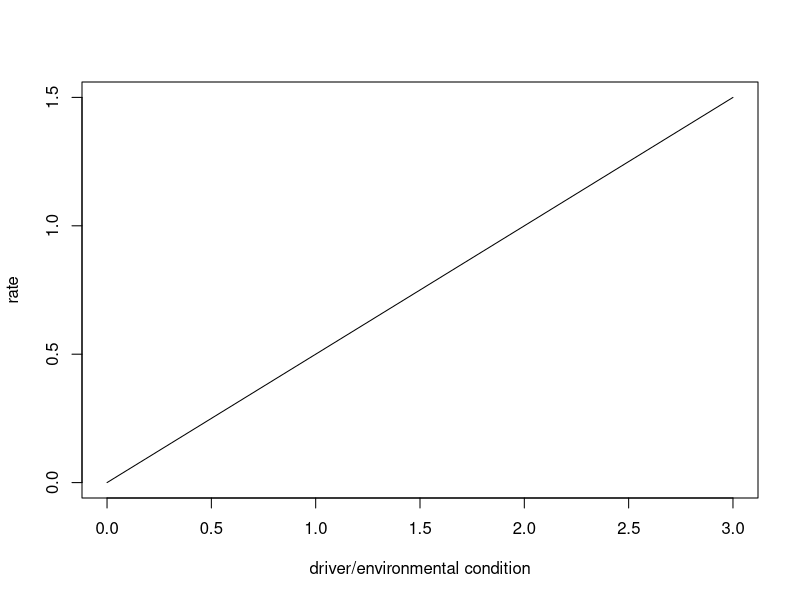
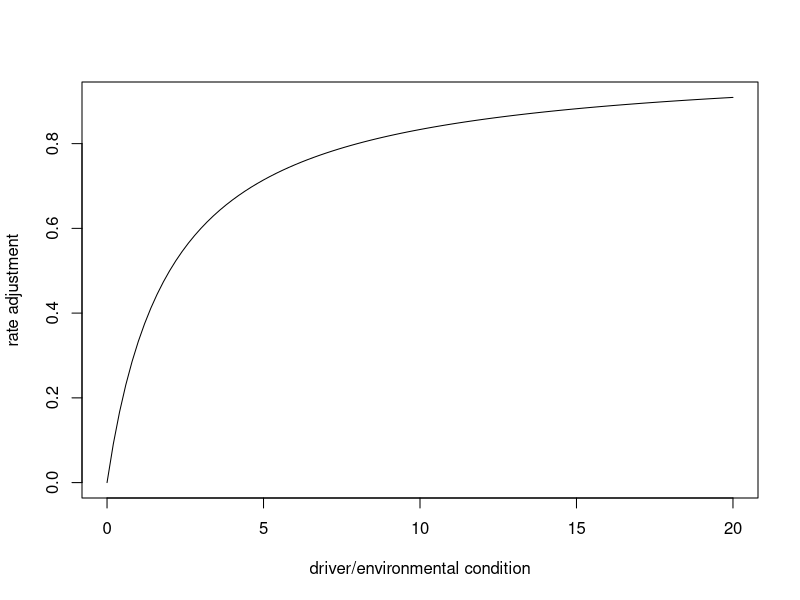
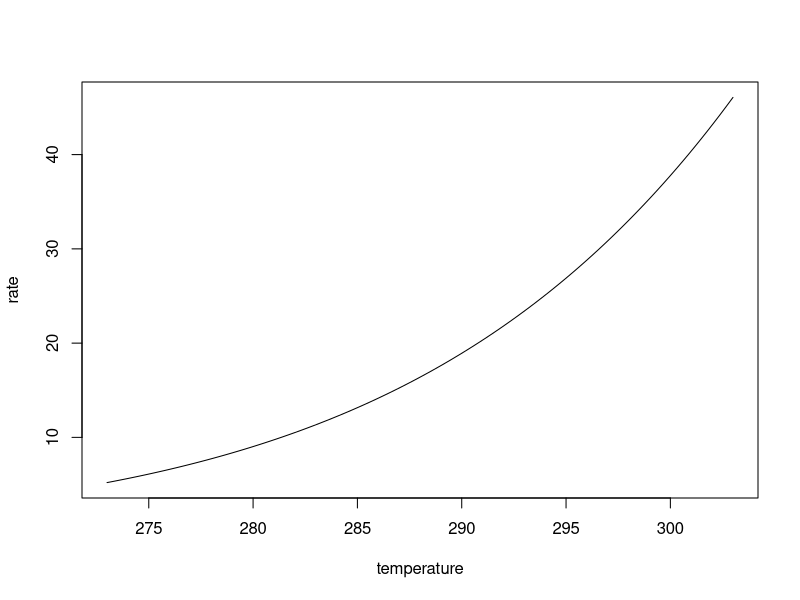
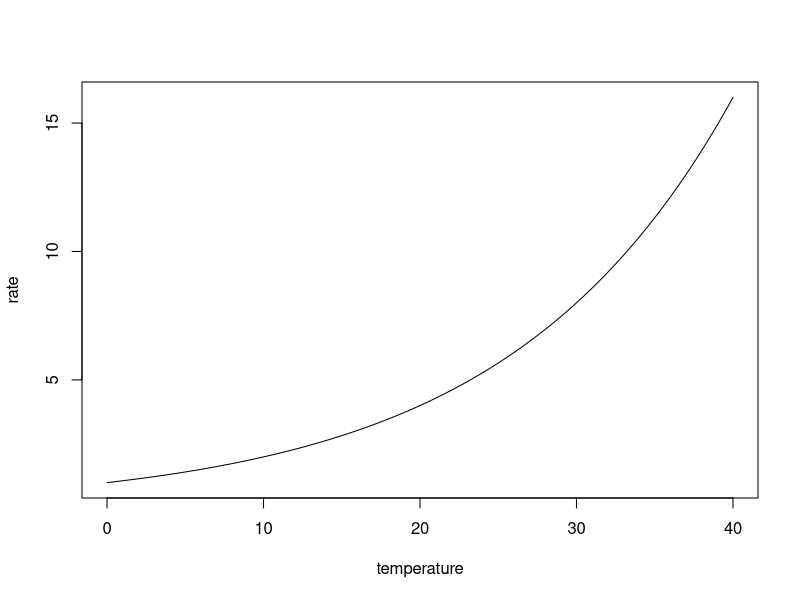
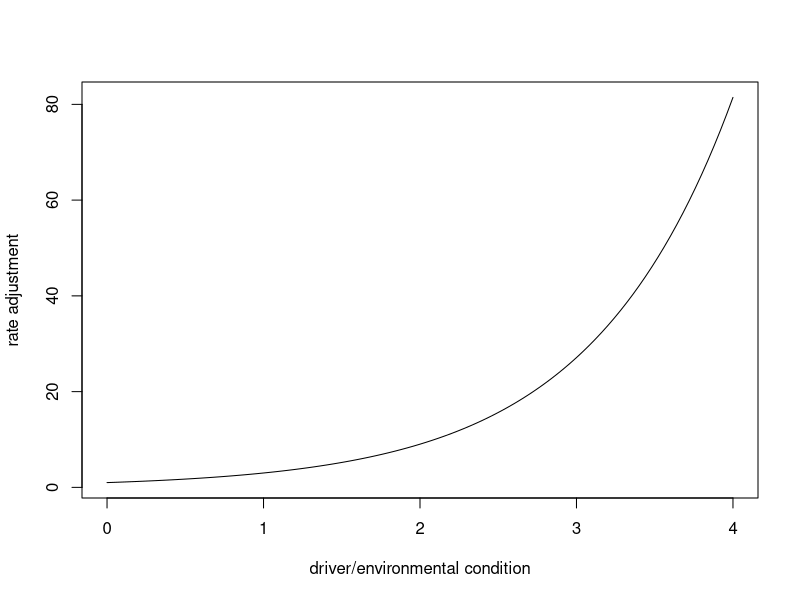
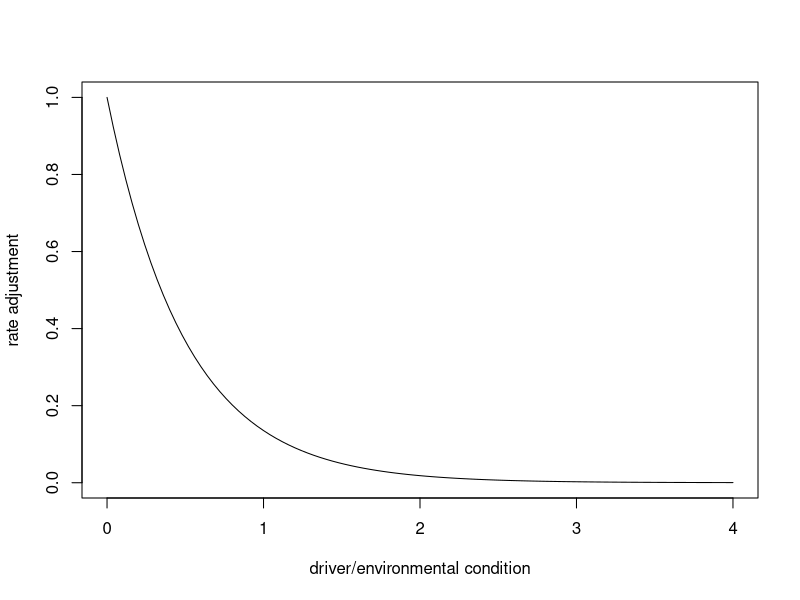
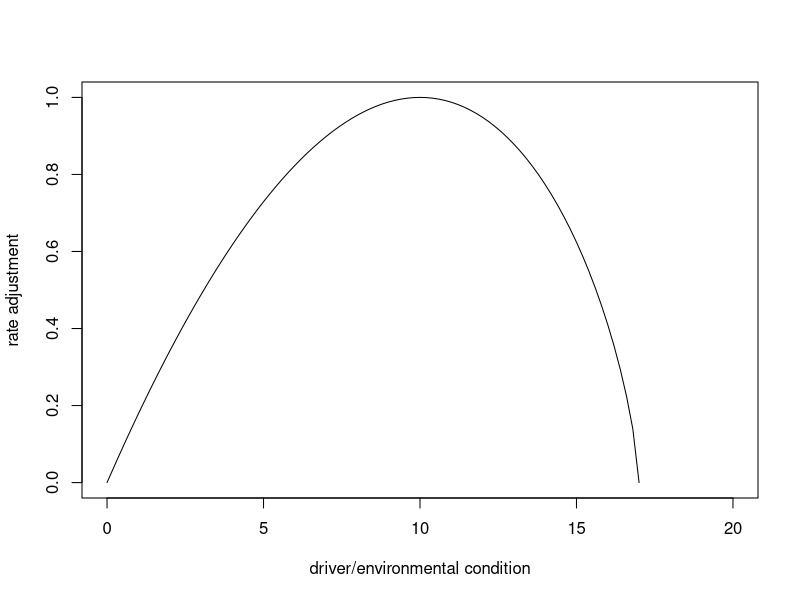
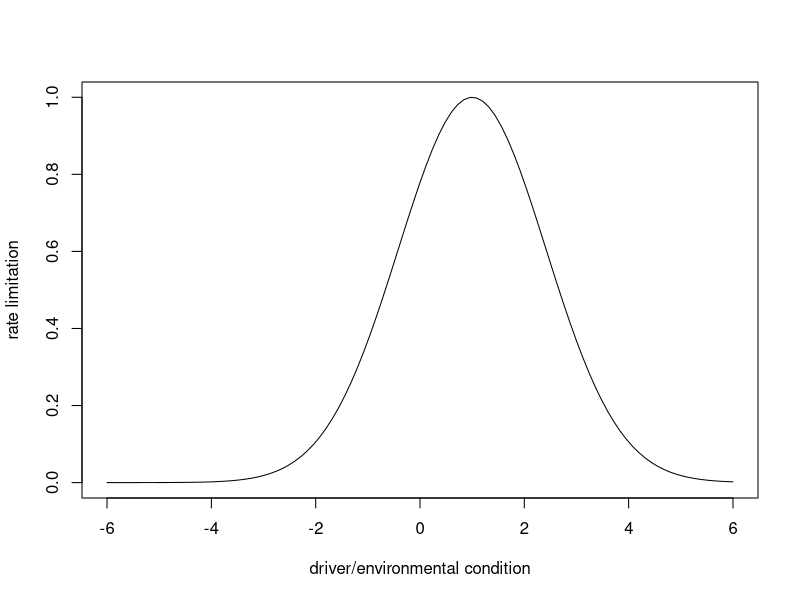

R code for these plots, in order:
## ---- chunk 1
knitr::opts_chunk$set(echo = TRUE)
## ---- chunk 2
f <- function(x,b){
  y = x*b
}
b = 0.5
curve(f(x,b=b),from=0, to=3,ylab='rate',xlab = 'driver/environmental condition')
## ---- chunk 3
f <- function(x,ks){
  y = x/(ks + x)
}
ks = 2
curve(f(x,ks),from=0, to=20,ylab='rate adjustment',xlab = 'driver/environmental condition')
## ---- chunk 4
f <- function(x,Ea,R,base_rate){
  t = x
  y = base_rate*exp(-Ea/(R*t))
}
Ea = 50 #J mol-1  Activiation Energy often reported as kJ mol-1 units
R = 0.008314 #kJ mol-1 K-1 Universal Gas Constant 
base_rate = 1.92e10
curve(f(x,Ea=Ea,R = R,base_rate=base_rate),from=273, to=303,ylab='rate',xlab = 'temperature')
## ---- chunk 5
f <- function(x,q10,base_temp,base_rate){
  y = base_rate*q10^((x-base_temp)/10)
}
q10 = 2
base_temp = 20
base_rate = 4
curve(f(x,q10=q10,base_temp = base_temp,base_rate = base_rate),from=0, to=40,ylab='rate',xlab = 'temperature')


## ---- chunk 6
f <- function(x,k){
  y = exp(k*x)
}
k = 1.1
curve(f(x,k),from=0, to=4,ylab='rate adjustment',xlab = 'driver/environmental condition')

## ---- chunk 7
f <- function(x,k){
  y = exp(k*x)
}
k = -2
curve(f(x,k),from=0, to=4,ylab='rate adjustment',xlab = 'driver/environmental condition')

## ---- chunk 8
f <- function(x,Tmin,Topt,Tmax){
  y = ((x - Tmin) / (Topt - Tmin)) *((Tmax - x) / (Tmax - Topt)) ^((Tmax - Topt) / (Topt - Tmin))
}

Tmin = 0
Topt = 10
Tmax = 17
curve(f(x,Tmin=Tmin,Topt=Topt,Tmax=Tmax),from=0, to=20,ylab='rate adjustment',xlab = 'driver/environmental condition')
## ---- chunk 9
f <- function(x,a,b){
  y = exp(-(1/(2*b))*(x-a)^2)
}

curve(f(x,a = 1, b = 2),from=-6, to=6,ylab='rate limitation',xlab = 'driver/environmental condition')
## ---- chunk 10
f <- function(x,a,b){
  y = (1/(1 + (x/a)^b))
}

a = 10
b = 5
curve(f(x,a=a,b=b),from=0, to=20,ylab='rate adjustment',xlab = 'driver/environmental condition')
a = 15
b = 5
curve(f(x,a=a,b=b),from=0, to=20,ylab='rate adjustment',xlab = 'driver/environmental condition',add=TRUE,lty='dashed')
## ---- chunk 11
f <- function(x,a,b){
  y = 1 / (1 + exp(a*(x - b)))
}

a = 0.3
b = 5
curve(f(x,a=a,b=b),from=0, to=20,ylab='rate adjustment',xlab = 'driver/environmental condition')
segments(b,0,b,0.5,lty='dashed')
segments(0,0.5,b,0.5,lty='dashed')
## ---- chunk 12
f <- function(x,a,b){
  y = (1/(1 + ((1-x)/a)^b))
}

a = 0.5
b = 5
curve(f(x,a=a,b=b),from=0, to=1,ylab='rate adjustment',xlab = 'driver/environmental condition')
a = 0.75
b = 5
curve(f(x,a=a,b=b),from=0, to=1,ylab='rate adjustment',xlab = 'relative environmental condition',add=TRUE,lty='dashed')
## ---- chunk 13
f <- function(x,k){
  y = (1.0 - (exp(-k * x)))
}

k = 0.5
curve(f(x,k = 0.5),from=0, to=10,ylab='proportion of light avaialable absorbed by layer',xlab = 'depth of lake or leaf area')

## ---- chunk 14
f <- function(x,beta,base){
  (1 + beta*log(x/base) )
}
base = 350
beta = 1.4
curve(f(x,beta = beta, base = base),from=200, to=700,ylab='rate limitation',xlab = 'driver/environmental condition')
segments(base,0,base,1.0,lty='dashed')
segments(200,1.0,base,1.0,lty='dashed')
## ---- chunk 15
f <- function(x,a,b){
  y = exp(-(1/2*b)*(log(x)-a)^2)
}
curve(f(x,a = 1, b = 2),from=0, to=10,ylab='rate limitation',xlab = 'driver/environmental condition')
## ---- chunk 16
f <- function(x,a,k){
  y = a*x^k
}
curve(f(x,a = 1, k = 0.5),from=0, to=10,ylab='rate limitation',xlab = 'driver/environmental condition')
